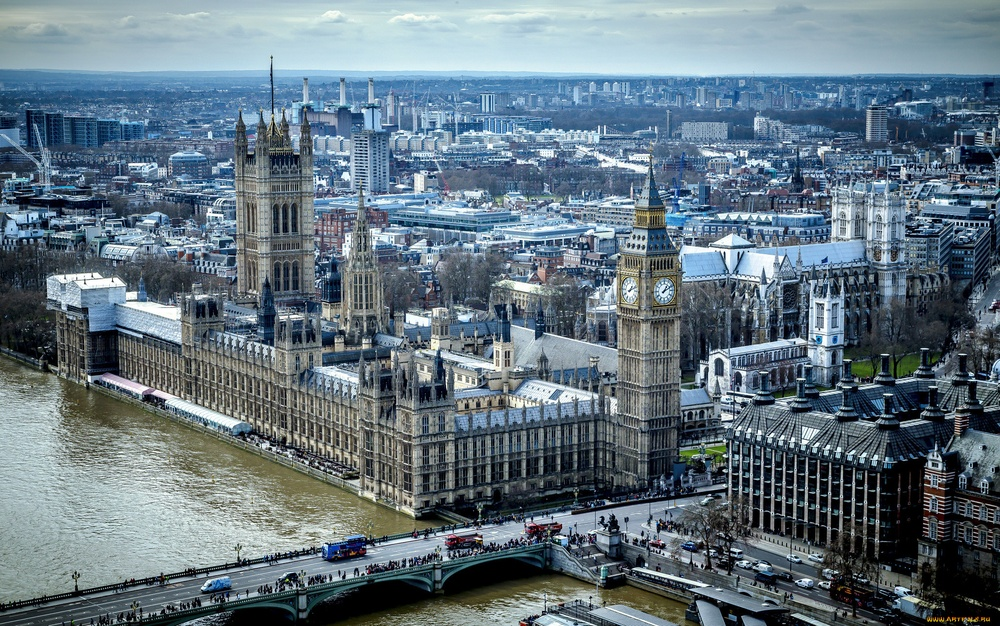
#> input picture 1.jpg, 1000 x 626 px, shrunk from 2048 x 1283 before the run
$ python gradient.py
#> lines starting #> are read from the running program, lines starting #| are printed output that depends on the picture
from PIL import Image

img = Image.open(r'''1.jpg''')
#> img is the input picture: PIL image 1000x626 RGB; mean R, G, B 99.9, 117.1, 128.1

width, height = img.size
#> width = 1000; height = 626

kx = 256 / width
#> kx = 0.256
ky = 256 / height
#> ky = 0.409

for y in range(height):
    for x in range(width):
        r, g, b = img.getpixel((x,y))
        clr = int((kx * y)/2)
        r, g, b = clr, clr, clr
        img.putpixel((x, y), (r, g, b))
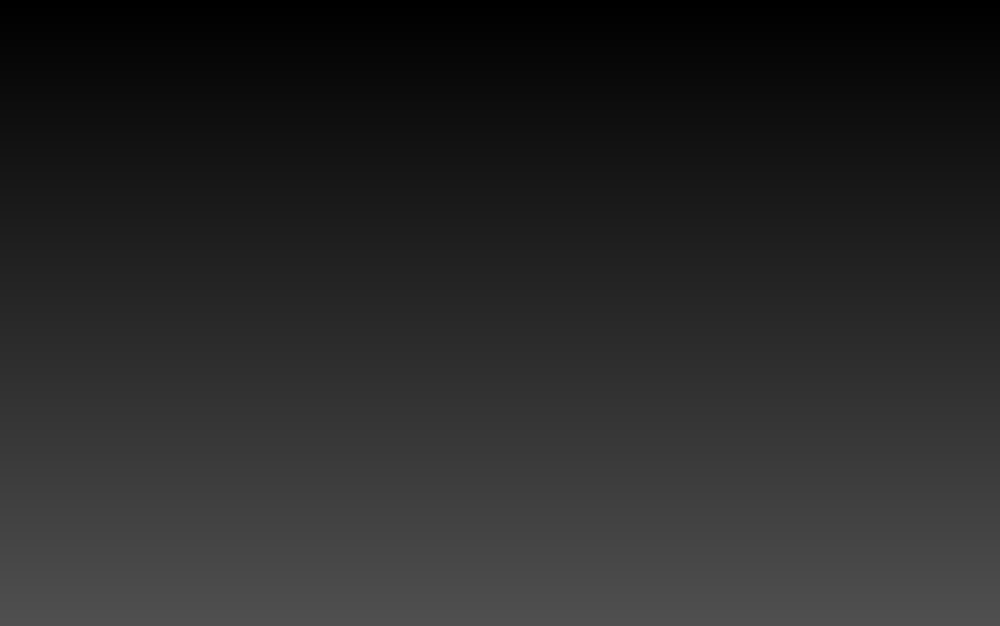
#> img: PIL image 1000x626 RGB; min 0, max 80, mean 39.5

img.show()
